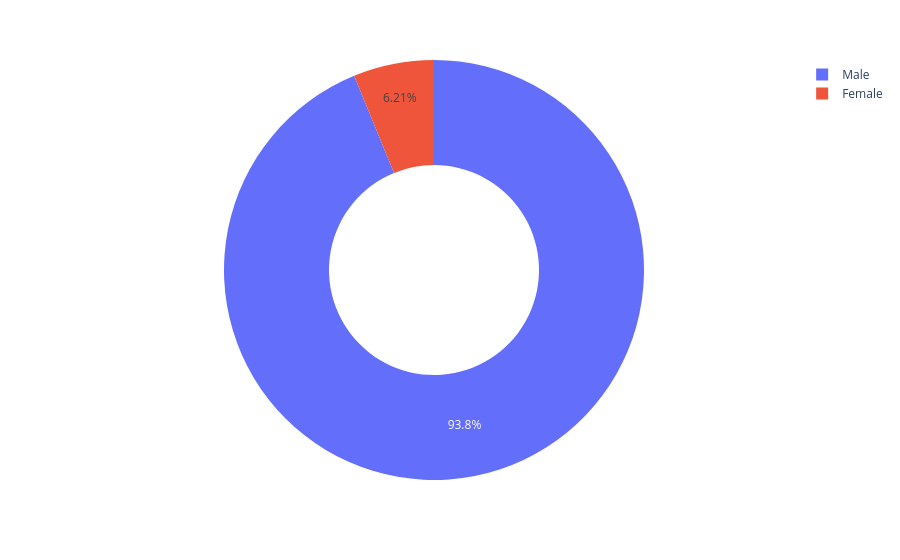

The notebook cell saved with this chart:
### Markdown cell above
**Challenge**: Create a [donut chart using plotly](https://plotly.com/python/pie-charts/) which shows how many prizes went to men compared to how many prizes went to women. What percentage of all the prizes went to women?

### Code cell
sex_count = df_data.sex.value_counts()

fig = px.pie(values=sex_count, names=sex_count.index, hole=0.5)

fig.show()

### Figure 1 — Plotly figure (JSON) as saved in the notebook; plotly's stock layout.template omitted (floating-point values rounded to 4 significant figures)
{"data": [{"domain": {"x": [0, 1], "y": [0, 1]}, "hole": 0.5, "hovertemplate": "label=%{label}<br>value=%{value}<extra></extra>", "labels": ["Male", "Female"], "legendgroup": "", "name": "", "showlegend": true, "type": "pie", "values": [876, 58]}], "layout": {"legend": {"tracegroupgap": 0}, "margin": {"t": 60}}}
